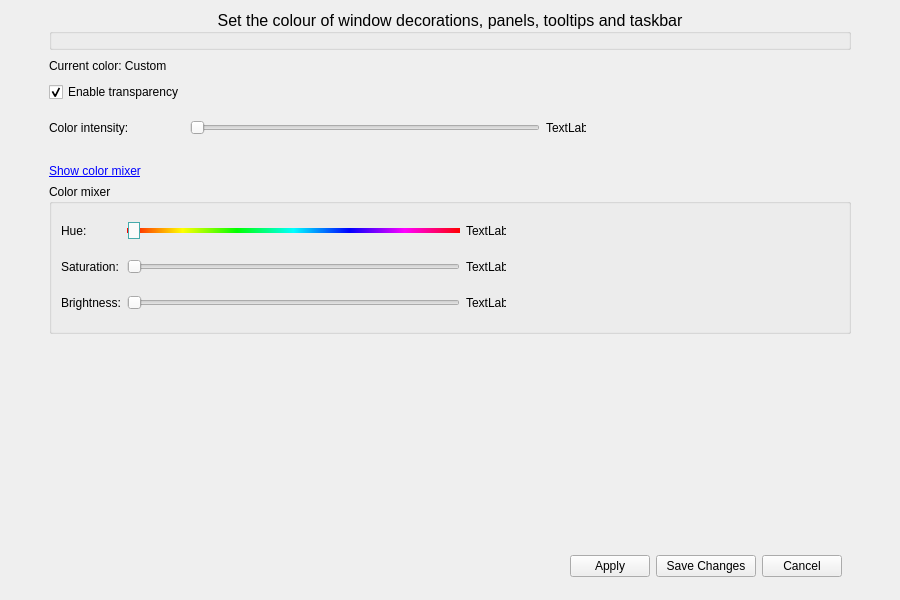
<?xml version="1.0" encoding="UTF-8"?>
<ui version="4.0">
 <class>MainWindow</class>
 <widget class="QMainWindow" name="MainWindow">
  <property name="geometry">
   <rect>
    <x>0</x>
    <y>0</y>
    <width>900</width>
    <height>600</height>
   </rect>
  </property>
  <property name="minimumSize">
   <size>
    <width>776</width>
    <height>585</height>
   </size>
  </property>
  <property name="windowTitle">
   <string>Change the colours of your theme</string>
  </property>
  <property name="windowIcon">
   <iconset theme="style">
    <normaloff>.</normaloff>.</iconset>
  </property>
  <property name="styleSheet">
   <string notr="true"/>
  </property>
  <widget class="QWidget" name="centralwidget">
   <property name="styleSheet">
    <string notr="true"/>
   </property>
   <layout class="QGridLayout" name="gridLayout_4">
    <item row="3" column="1">
     <spacer name="verticalSpacer_3">
      <property name="orientation">
       <enum>Qt::Vertical</enum>
      </property>
      <property name="sizeType">
       <enum>QSizePolicy::Maximum</enum>
      </property>
      <property name="sizeHint" stdset="0">
       <size>
        <width>20</width>
        <height>10</height>
       </size>
      </property>
     </spacer>
    </item>
    <item row="8" column="1">
     <spacer name="verticalSpacer">
      <property name="orientation">
       <enum>Qt::Vertical</enum>
      </property>
      <property name="sizeType">
       <enum>QSizePolicy::Expanding</enum>
      </property>
      <property name="sizeHint" stdset="0">
       <size>
        <width>20</width>
        <height>10</height>
       </size>
      </property>
     </spacer>
    </item>
    <item row="1" column="0">
     <spacer name="horizontalSpacer_4">
      <property name="orientation">
       <enum>Qt::Horizontal</enum>
      </property>
      <property name="sizeType">
       <enum>QSizePolicy::Preferred</enum>
      </property>
      <property name="sizeHint" stdset="0">
       <size>
        <width>40</width>
        <height>20</height>
       </size>
      </property>
     </spacer>
    </item>
    <item row="4" column="2">
     <widget class="QSlider" name="alpha_slider">
      <property name="sizePolicy">
       <sizepolicy hsizetype="Preferred" vsizetype="Preferred">
        <horstretch>0</horstretch>
        <verstretch>0</verstretch>
       </sizepolicy>
      </property>
      <property name="minimumSize">
       <size>
        <width>350</width>
        <height>0</height>
       </size>
      </property>
      <property name="maximumSize">
       <size>
        <width>16777215</width>
        <height>16777215</height>
       </size>
      </property>
      <property name="maximum">
       <number>255</number>
      </property>
      <property name="orientation">
       <enum>Qt::Horizontal</enum>
      </property>
     </widget>
    </item>
    <item row="0" column="1" colspan="4">
     <widget class="QGroupBox" name="groupBox">
      <property name="sizePolicy">
       <sizepolicy hsizetype="Preferred" vsizetype="Maximum">
        <horstretch>0</horstretch>
        <verstretch>0</verstretch>
       </sizepolicy>
      </property>
      <property name="maximumSize">
       <size>
        <width>16777215</width>
        <height>16777215</height>
       </size>
      </property>
      <property name="font">
       <font>
        <pointsize>12</pointsize>
        <italic>false</italic>
        <bold>false</bold>
       </font>
      </property>
      <property name="title">
       <string>Set the colour of window decorations, panels, tooltips and taskbar</string>
      </property>
      <property name="alignment">
       <set>Qt::AlignCenter</set>
      </property>
     </widget>
    </item>
    <item row="5" column="1">
     <spacer name="verticalSpacer_2">
      <property name="orientation">
       <enum>Qt::Vertical</enum>
      </property>
      <property name="sizeType">
       <enum>QSizePolicy::Maximum</enum>
      </property>
      <property name="sizeHint" stdset="0">
       <size>
        <width>20</width>
        <height>20</height>
       </size>
      </property>
     </spacer>
    </item>
    <item row="9" column="1" colspan="4">
     <widget class="QFrame" name="frame">
      <property name="sizePolicy">
       <sizepolicy hsizetype="Preferred" vsizetype="MinimumExpanding">
        <horstretch>0</horstretch>
        <verstretch>0</verstretch>
       </sizepolicy>
      </property>
      <property name="maximumSize">
       <size>
        <width>16777215</width>
        <height>50</height>
       </size>
      </property>
      <property name="frameShape">
       <enum>QFrame::NoFrame</enum>
      </property>
      <property name="frameShadow">
       <enum>QFrame::Raised</enum>
      </property>
      <layout class="QGridLayout" name="gridLayout">
       <item row="1" column="2">
        <widget class="QPushButton" name="saveChanges_Button">
         <property name="minimumSize">
          <size>
           <width>100</width>
           <height>0</height>
          </size>
         </property>
         <property name="maximumSize">
          <size>
           <width>100</width>
           <height>25</height>
          </size>
         </property>
         <property name="text">
          <string>Save Changes</string>
         </property>
        </widget>
       </item>
       <item row="1" column="1">
        <widget class="QPushButton" name="apply_Button">
         <property name="text">
          <string>Apply</string>
         </property>
        </widget>
       </item>
       <item row="1" column="3">
        <widget class="QPushButton" name="cancel_Button">
         <property name="text">
          <string>Cancel</string>
         </property>
        </widget>
       </item>
       <item row="1" column="0">
        <spacer name="horizontalSpacer">
         <property name="orientation">
          <enum>Qt::Horizontal</enum>
         </property>
         <property name="sizeHint" stdset="0">
          <size>
           <width>40</width>
           <height>20</height>
          </size>
         </property>
        </spacer>
       </item>
      </layout>
     </widget>
    </item>
    <item row="2" column="1">
     <widget class="QCheckBox" name="enableTransparency_CheckBox">
      <property name="toolTip">
       <string>Enables/disables the transparency of the entire theme. 
NOTE: This setting does NOT affect compositing settings.</string>
      </property>
      <property name="text">
       <string>Enable transparency</string>
      </property>
      <property name="checked">
       <bool>true</bool>
      </property>
     </widget>
    </item>
    <item row="1" column="1">
     <widget class="QLabel" name="color_name_label">
      <property name="text">
       <string>Current color: Custom</string>
      </property>
     </widget>
    </item>
    <item row="7" column="1" colspan="4">
     <widget class="QGroupBox" name="colorMixerGroupBox">
      <property name="minimumSize">
       <size>
        <width>0</width>
        <height>150</height>
       </size>
      </property>
      <property name="title">
       <string>Color mixer</string>
      </property>
      <layout class="QGridLayout" name="gridLayout_2">
       <item row="1" column="4" rowspan="3">
        <spacer name="horizontalSpacer_2">
         <property name="orientation">
          <enum>Qt::Horizontal</enum>
         </property>
         <property name="sizeHint" stdset="0">
          <size>
           <width>40</width>
           <height>20</height>
          </size>
         </property>
        </spacer>
       </item>
       <item row="1" column="2">
        <widget class="QSlider" name="hue_Slider">
         <property name="minimumSize">
          <size>
           <width>0</width>
           <height>25</height>
          </size>
         </property>
         <property name="maximumSize">
          <size>
           <width>16777215</width>
           <height>16777215</height>
          </size>
         </property>
         <property name="styleSheet">
          <string notr="true">QSlider::groove:horizontal {
	background-color: qlineargradient(x1: 0, y1: 1, x2: 1, y2: 1, stop: 0 #FF0000, stop: 0.167 #FFFF00, stop: 0.33 #00FF00, stop: 0.5 #00FFFF, stop: 0.667 #0000FF, stop: 0.833 #FF00FF, stop: 1 #FF0000);
	height: 5px;
	position: absolute;
}

QSlider::handle:horizontal {
	height: 3px;
	width: 10px;
    background: #fafafa;
    border: 1px solid #46aaab;
	margin: -6px 1px;
    /* expand outside the groove */

}

QSlider::handle:horizontal:hover { 
	background: #dadaff;
}</string>
         </property>
         <property name="maximum">
          <number>359</number>
         </property>
         <property name="value">
          <number>0</number>
         </property>
         <property name="orientation">
          <enum>Qt::Horizontal</enum>
         </property>
        </widget>
       </item>
       <item row="2" column="0">
        <widget class="QLabel" name="label_3">
         <property name="text">
          <string>Saturation:</string>
         </property>
        </widget>
       </item>
       <item row="1" column="0">
        <widget class="QLabel" name="label_2">
         <property name="text">
          <string>Hue:</string>
         </property>
        </widget>
       </item>
       <item row="2" column="2">
        <widget class="QSlider" name="saturation_Slider">
         <property name="minimumSize">
          <size>
           <width>0</width>
           <height>25</height>
          </size>
         </property>
         <property name="maximumSize">
          <size>
           <width>16777215</width>
           <height>16777215</height>
          </size>
         </property>
         <property name="maximum">
          <number>255</number>
         </property>
         <property name="orientation">
          <enum>Qt::Horizontal</enum>
         </property>
        </widget>
       </item>
       <item row="3" column="0">
        <widget class="QLabel" name="label_4">
         <property name="text">
          <string>Brightness:</string>
         </property>
        </widget>
       </item>
       <item row="3" column="2">
        <widget class="QSlider" name="Lightness_Slider">
         <property name="minimumSize">
          <size>
           <width>0</width>
           <height>25</height>
          </size>
         </property>
         <property name="maximum">
          <number>255</number>
         </property>
         <property name="orientation">
          <enum>Qt::Horizontal</enum>
         </property>
        </widget>
       </item>
       <item row="1" column="3">
        <widget class="QLabel" name="hue_label">
         <property name="minimumSize">
          <size>
           <width>40</width>
           <height>0</height>
          </size>
         </property>
         <property name="maximumSize">
          <size>
           <width>40</width>
           <height>16777215</height>
          </size>
         </property>
         <property name="text">
          <string>TextLabel</string>
         </property>
        </widget>
       </item>
       <item row="2" column="3">
        <widget class="QLabel" name="saturation_label">
         <property name="minimumSize">
          <size>
           <width>40</width>
           <height>0</height>
          </size>
         </property>
         <property name="maximumSize">
          <size>
           <width>40</width>
           <height>16777215</height>
          </size>
         </property>
         <property name="text">
          <string>TextLabel</string>
         </property>
        </widget>
       </item>
       <item row="3" column="3">
        <widget class="QLabel" name="brightness_label">
         <property name="minimumSize">
          <size>
           <width>40</width>
           <height>0</height>
          </size>
         </property>
         <property name="maximumSize">
          <size>
           <width>40</width>
           <height>16777215</height>
          </size>
         </property>
         <property name="text">
          <string>TextLabel</string>
         </property>
        </widget>
       </item>
      </layout>
     </widget>
    </item>
    <item row="4" column="3">
     <widget class="QLabel" name="alpha_label">
      <property name="minimumSize">
       <size>
        <width>40</width>
        <height>0</height>
       </size>
      </property>
      <property name="maximumSize">
       <size>
        <width>40</width>
        <height>16777215</height>
       </size>
      </property>
      <property name="text">
       <string>TextLabel</string>
      </property>
     </widget>
    </item>
    <item row="4" column="4">
     <spacer name="horizontalSpacer_3">
      <property name="orientation">
       <enum>Qt::Horizontal</enum>
      </property>
      <property name="sizeHint" stdset="0">
       <size>
        <width>40</width>
        <height>20</height>
       </size>
      </property>
     </spacer>
    </item>
    <item row="6" column="1">
     <widget class="QLabel" name="colorMixerLabel">
      <property name="cursor">
       <cursorShape>PointingHandCursor</cursorShape>
      </property>
      <property name="text">
       <string>&lt;a href=&quot;no&quot;&gt;Show color mixer&lt;/a&gt;</string>
      </property>
      <property name="textFormat">
       <enum>Qt::RichText</enum>
      </property>
      <property name="openExternalLinks">
       <bool>false</bool>
      </property>
      <property name="textInteractionFlags">
       <set>Qt::LinksAccessibleByMouse</set>
      </property>
     </widget>
    </item>
    <item row="4" column="1">
     <widget class="QLabel" name="label">
      <property name="text">
       <string>Color intensity:</string>
      </property>
     </widget>
    </item>
    <item row="4" column="5">
     <spacer name="horizontalSpacer_5">
      <property name="orientation">
       <enum>Qt::Horizontal</enum>
      </property>
      <property name="sizeType">
       <enum>QSizePolicy::Preferred</enum>
      </property>
      <property name="sizeHint" stdset="0">
       <size>
        <width>40</width>
        <height>20</height>
       </size>
      </property>
     </spacer>
    </item>
   </layout>
  </widget>
 </widget>
 <resources/>
 <connections/>
</ui>
